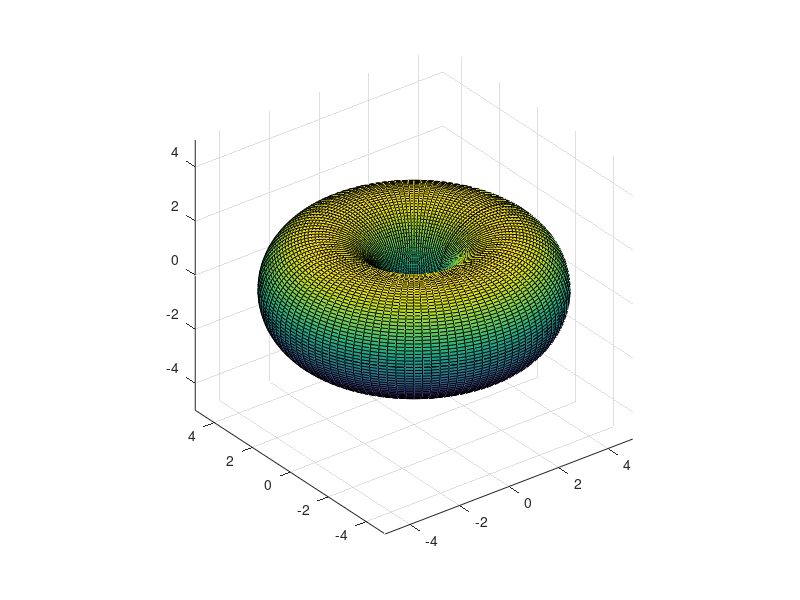

This chart was generated by the following MATLAB code: (Note: this script raises an error after producing the figure.)
[u,v]=meshgrid(0:pi/55:2*pi);
xt=(3+2.*cos(v)).*cos(u);
yt=(3+2.*cos(v)).*sin(u);
zt=2*sin(v);
surf(xt,yt,zt);
axis equal;
grid on;

hold on;

fimplicit3(@(x,y,z) x^2 + y^2 + z^2 - 4)

hold on;

r=linspace(5,1,30);
theta=linspace(0,2*pi,30);
[r,theta]=meshgrid(r,theta);
x=r.*cos(theta);
y=r.*sin(theta);
z=r;
mesh(x,y,z)
view(135,30)
axis tight
box on
zlabel('z-axis')
ylabel('y-axis')
xlabel('x-axis')

u=linspace(0,6*pi,60);
v=linspace(0,2*pi,60);
[u,v]=meshgrid(u,v);
x=2*(1-exp(u/(6*pi))).*cos(u).*cos(v/2).^2;
y=2*(-1+exp(u/(6*pi))).*sin(u).*cos(v/2).^2;
z=1-exp(u/(3*pi))-sin(v)+exp(u/(6*pi)).*sin(v);
mesh(x,y,z)
view(160,10)
axis equal
box on
camlight left
view(160,10)
axis equal
axis off


